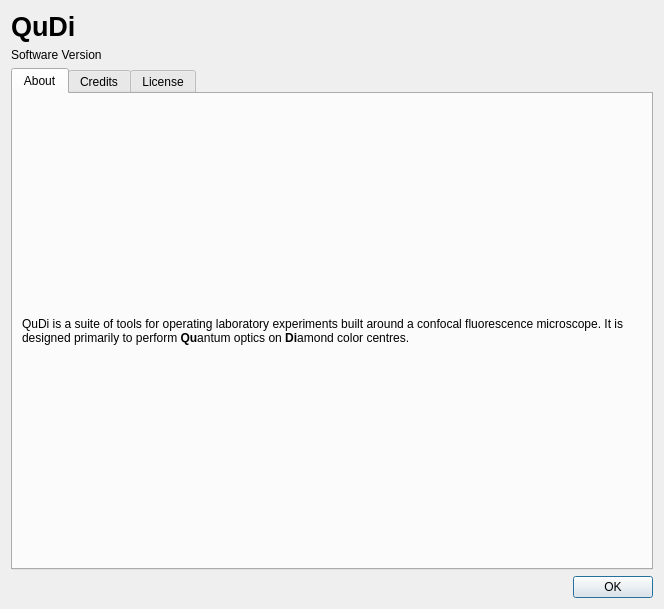
<?xml version="1.0" encoding="UTF-8"?>
<ui version="4.0">
 <class>AboutDialog</class>
 <widget class="QDialog" name="AboutDialog">
  <property name="geometry">
   <rect>
    <x>0</x>
    <y>0</y>
    <width>664</width>
    <height>609</height>
   </rect>
  </property>
  <property name="sizePolicy">
   <sizepolicy hsizetype="MinimumExpanding" vsizetype="Preferred">
    <horstretch>0</horstretch>
    <verstretch>0</verstretch>
   </sizepolicy>
  </property>
  <property name="windowTitle">
   <string>qudi: About QuDi</string>
  </property>
  <layout class="QGridLayout" name="gridLayout">
   <item row="0" column="0">
    <widget class="QLabel" name="label_2">
     <property name="font">
      <font>
       <pointsize>20</pointsize>
       <weight>75</weight>
       <bold>true</bold>
      </font>
     </property>
     <property name="text">
      <string>QuDi</string>
     </property>
    </widget>
   </item>
   <item row="3" column="0">
    <widget class="QDialogButtonBox" name="buttonBox">
     <property name="orientation">
      <enum>Qt::Horizontal</enum>
     </property>
     <property name="standardButtons">
      <set>QDialogButtonBox::Ok</set>
     </property>
    </widget>
   </item>
   <item row="1" column="0">
    <widget class="QLabel" name="label">
     <property name="text">
      <string>Software Version</string>
     </property>
     <property name="openExternalLinks">
      <bool>true</bool>
     </property>
    </widget>
   </item>
   <item row="2" column="0">
    <widget class="QTabWidget" name="tabWidget">
     <property name="currentIndex">
      <number>0</number>
     </property>
     <widget class="QWidget" name="tab">
      <attribute name="title">
       <string>About</string>
      </attribute>
      <layout class="QVBoxLayout" name="verticalLayout">
       <item>
        <widget class="QLabel" name="aboutText">
         <property name="text">
          <string>&lt;html&gt;&lt;head/&gt;&lt;body&gt;&lt;p&gt;QuDi is a suite of tools for operating laboratory experiments built around a confocal fluorescence microscope.  It is designed primarily to perform &lt;span style=&quot; font-weight:600;&quot;&gt;Qu&lt;/span&gt;antum optics on &lt;span style=&quot; font-weight:600;&quot;&gt;Di&lt;/span&gt;amond color centres.&lt;/p&gt;&lt;/body&gt;&lt;/html&gt;</string>
         </property>
         <property name="wordWrap">
          <bool>true</bool>
         </property>
        </widget>
       </item>
      </layout>
     </widget>
     <widget class="QWidget" name="tab_2">
      <attribute name="title">
       <string>Credits</string>
      </attribute>
      <layout class="QVBoxLayout" name="verticalLayout_2">
       <item>
        <widget class="QScrollArea" name="scrollArea">
         <property name="widgetResizable">
          <bool>true</bool>
         </property>
         <widget class="QWidget" name="scrollAreaWidgetContents">
          <property name="geometry">
           <rect>
            <x>0</x>
            <y>0</y>
            <width>608</width>
            <height>456</height>
           </rect>
          </property>
          <layout class="QVBoxLayout" name="verticalLayout_3">
           <item>
            <widget class="QLabel" name="aboutText_2">
             <property name="text">
              <string>&lt;html&gt;&lt;head/&gt;&lt;body&gt;&lt;p&gt;&lt;span style=&quot; text-decoration: underline;&quot;&gt;QuDi is developed by the Institute for Quantum Optics at Ulm University. &lt;br/&gt;&lt;/span&gt;&lt;/p&gt;&lt;p&gt;Kay D. Jahnke&lt;/p&gt;&lt;p&gt;Jan M. Binder&lt;/p&gt;&lt;p&gt;Alex Stark&lt;/p&gt;&lt;p&gt;Lachlan J, Rogers&lt;/p&gt;&lt;p&gt;Nikolas Tomek&lt;/p&gt;&lt;p&gt;Florian S. Frank&lt;/p&gt;&lt;p&gt;Mathias Metsch&lt;/p&gt;&lt;p&gt;Christoph Müller&lt;/p&gt;&lt;p&gt;Simon Schmitt&lt;/p&gt;&lt;p&gt;Thomas Unden&lt;/p&gt;&lt;p&gt;Jochen Scheuer&lt;/p&gt;&lt;p&gt;Ou Wang&lt;/p&gt;&lt;p&gt;...&lt;/p&gt;&lt;p&gt;&lt;span style=&quot; text-decoration: underline;&quot;&gt;External Contributors:&lt;/span&gt;&lt;/p&gt;&lt;p&gt;Tobias Gehring, DTU Copenhagen&lt;/p&gt;&lt;p&gt;...&lt;/p&gt;&lt;/body&gt;&lt;/html&gt;</string>
             </property>
             <property name="wordWrap">
              <bool>true</bool>
             </property>
            </widget>
           </item>
          </layout>
         </widget>
        </widget>
       </item>
      </layout>
     </widget>
     <widget class="QWidget" name="tab_3">
      <attribute name="title">
       <string>License</string>
      </attribute>
      <layout class="QVBoxLayout" name="verticalLayout_5">
       <item>
        <widget class="QScrollArea" name="scrollArea_2">
         <property name="widgetResizable">
          <bool>true</bool>
         </property>
         <widget class="QWidget" name="scrollAreaWidgetContents_2">
          <property name="geometry">
           <rect>
            <x>0</x>
            <y>0</y>
            <width>124</width>
            <height>6116</height>
           </rect>
          </property>
          <layout class="QVBoxLayout" name="verticalLayout_4">
           <item>
            <widget class="QLabel" name="aboutText_3">
             <property name="text">
              <string>&lt;html&gt;
&lt;head/&gt;
&lt;body&gt;
&lt;p&gt;&lt;span style=&quot; font-family:'monospace';&quot;&gt;
QuDi is free software: you can redistribute it and/or modify it under the terms &lt;br/&gt;
of the GNU General Public License as published by the Free Software Foundation,&lt;br/&gt;
either version 3 of the License, or (at your option) any later version.
&lt;/span&gt;&lt;/p&gt;
&lt;p&gt;&lt;span style=&quot; font-family:'monospace';&quot;&gt;
QuDi is distributed in the hope that it will be useful, but WITHOUT ANY WARRANTY;&lt;br/&gt;
without even the implied warranty of MERCHANTABILITY or FITNESS FOR A PARTICULAR PURPOSE.&lt;br/&gt;
See the GNU General Public License for more details.&lt;br/&gt;
&lt;/span&gt;
&lt;/p&gt;&lt;p&gt;&lt;span style=&quot; font-family:'monospace';&quot;&gt;
You should have received a copy of the GNU General Public License along with QuDi.&lt;br/&gt;
If not, see
&lt;/span&gt;
&lt;a href=&quot;http://www.gnu.org/licenses/&quot;&gt;&lt;span style=&quot; text-decoration: underline; color:#00ffff;&quot;&gt;http://www.gnu.org/licenses/&lt;/span&gt;&lt;/a&gt;.&lt;br/&gt;
&lt;/p&gt;
&lt;p&gt;&lt;span style=&quot; text-decoration: underline;&quot;&gt;
QuDi is derived in parts from ACQ4, so here is its license:&lt;/span&gt;&lt;/p&gt;
&lt;p&gt;&lt;span style=&quot; font-family:'monospace';&quot;&gt;
Permission is hereby granted, free of charge, to any person obtaining a copy &lt;br/&gt;
of this software and associated documentation files (the &amp;quot;Software&amp;quot;), to deal &lt;br/&gt;
in the Software without restriction, including without limitation the rights &lt;br/&gt;
to use, copy, modify, merge, publish, distribute, sublicense, and/or sell &lt;br/&gt;
copies of the Software, and to permit persons to whom the Software is &lt;br/&gt;
furnished to do so, subject to the following conditions: &lt;br/&gt;
&lt;br/&gt;
The above copyright notice and this permission notice shall be included in all &lt;br/&gt;
copies or substantial portions of the Software. &lt;br/&gt;
&lt;br/&gt;
THE SOFTWARE IS PROVIDED &amp;quot;AS IS&amp;quot;, WITHOUT WARRANTY OF ANY KIND, EXPRESS OR &lt;br/&gt;
IMPLIED, INCLUDING BUT NOT LIMITED TO THE WARRANTIES OF MERCHANTABILITY, &lt;br/&gt;
FITNESS FOR A PARTICULAR PURPOSE AND NONINFRINGEMENT. IN NO EVENT SHALL THE &lt;br/&gt;
AUTHORS OR COPYRIGHT HOLDERS BE LIABLE FOR ANY CLAIM, DAMAGES OR OTHER &lt;br/&gt;
LIABILITY, WHETHER IN AN ACTION OF CONTRACT, TORT OR OTHERWISE, ARISING FROM, &lt;br/&gt;
OUT OF OR IN CONNECTION WITH THE SOFTWARE OR THE USE OR OTHER DEALINGS IN THE &lt;br/&gt;
SOFTWARE.&lt;br/&gt;
&lt;/span&gt;&lt;/p&gt;
&lt;p&gt;&lt;span style=&quot; font-family:'monospace'; text-decoration: underline;&quot;&gt;
Parts of QuDi are derived from IPython, which is licensed as follows:
&lt;/span&gt;&lt;/p&gt;
&lt;p&gt;&lt;span style=&quot; font-family:'monospace';&quot;&gt;
&lt;br/&gt;
This project is licensed under the terms of the Modified BSD License &lt;br/&gt;
(also known as New or Revised or 3-Clause BSD), as follows: &lt;br/&gt;
&lt;br/&gt;
- Copyright (c) 2015, IPython Development Team &lt;br/&gt;
&lt;br/&gt;
All rights reserved. &lt;br/&gt;
&lt;br/&gt;
Redistribution and use in source and binary forms, with or without &lt;br/&gt;
modification, are permitted provided that the following conditions are met: &lt;br/&gt;
&lt;br/&gt;
Redistributions of source code must retain the above copyright notice, this &lt;br/&gt;
list of conditions and the following disclaimer. &lt;br/&gt;
&lt;br/&gt;
Redistributions in binary form must reproduce the above copyright notice, this &lt;br/&gt;
list of conditions and the following disclaimer in the documentation and/or &lt;br/&gt;
other materials provided with the distribution. &lt;br/&gt;
&lt;br/&gt;
Neither the name of the IPython Development Team nor the names of its &lt;br/&gt;
contributors may be used to endorse or promote products derived from this &lt;br/&gt;
software without specific prior written permission. &lt;br/&gt;
&lt;br/&gt;
THIS SOFTWARE IS PROVIDED BY THE COPYRIGHT HOLDERS AND CONTRIBUTORS &amp;quot;AS IS&amp;quot; AND &lt;br/&gt;
ANY EXPRESS OR IMPLIED WARRANTIES, INCLUDING, BUT NOT LIMITED TO, THE IMPLIED &lt;br/&gt;
WARRANTIES OF MERCHANTABILITY AND FITNESS FOR A PARTICULAR PURPOSE ARE &lt;br/&gt;
DISCLAIMED. IN NO EVENT SHALL THE COPYRIGHT OWNER OR CONTRIBUTORS BE LIABLE &lt;br/&gt;
FOR ANY DIRECT, INDIRECT, INCIDENTAL, SPECIAL, EXEMPLARY, OR CONSEQUENTIAL &lt;br/&gt;
DAMAGES (INCLUDING, BUT NOT LIMITED TO, PROCUREMENT OF SUBSTITUTE GOODS OR &lt;br/&gt;
SERVICES; LOSS OF USE, DATA, OR PROFITS; OR BUSINESS INTERRUPTION) HOWEVER &lt;br/&gt;
CAUSED AND ON ANY THEORY OF LIABILITY, WHETHER IN CONTRACT, STRICT LIABILITY, &lt;br/&gt;
OR TORT (INCLUDING NEGLIGENCE OR OTHERWISE) ARISING IN ANY WAY OUT OF THE USE &lt;br/&gt;
OF THIS SOFTWARE, EVEN IF ADVISED OF THE POSSIBILITY OF SUCH DAMAGE. &lt;br/&gt;
&lt;br/&gt;
About the IPython Development Team &lt;br/&gt;
&lt;br/&gt;
The IPython Development Team is the set of all contributors to the IPython project. &lt;br/&gt;
This includes all of the IPython subprojects. &lt;br/&gt;&lt;br/&gt;The core team that coordinates development on GitHub can be found here: &lt;br/&gt;
&lt;/span&gt;
&lt;a href=&quot;https://github.com/ipython/&quot;&gt;&lt;span style=&quot; text-decoration: underline; color:#2980b9;&quot;&gt;https://github.com/ipython/&lt;/span&gt;&lt;/a&gt;
&lt;span style=&quot; font-family:'monospace';&quot;&gt;.&lt;br/&gt;&lt;br/&gt;&lt;/span&gt;
&lt;span style=&quot; font-family:'monospace'; text-decoration: underline;&quot;&gt;
Parts of QuDi are derived from SciPy, which is licensed as follows:
&lt;/span&gt;&lt;/p&gt;
&lt;p&gt;&lt;span style=&quot; font-family:'monospace';&quot;&gt;
Copyright (c) 2001, 2002 Enthought, Inc. &lt;br/&gt;
All rights reserved. &lt;br/&gt;
&lt;br/&gt;
Copyright (c) 2003-2016 SciPy Developers. &lt;br/&gt;
All rights reserved. &lt;br/&gt;
&lt;br/&gt;
Redistribution and use in source and binary forms, with or without &lt;br/&gt;
modification, are permitted provided that the following conditions are met: &lt;br/&gt;
&lt;br/&gt;
a. Redistributions of source code must retain the above copyright notice, &lt;br/&gt;
this list of conditions and the following disclaimer. &lt;br/&gt;
b. Redistributions in binary form must reproduce the above copyright &lt;br/&gt;
notice, this list of conditions and the following disclaimer in the &lt;br/&gt;
documentation and/or other materials provided with the distribution. &lt;br/&gt;
c. Neither the name of Enthought nor the names of the SciPy Developers &lt;br/&gt;
may be used to endorse or promote products derived from this software &lt;br/&gt;
without specific prior written permission. &lt;br/&gt;
&lt;br/&gt;
&lt;br/&gt;
THIS SOFTWARE IS PROVIDED BY THE COPYRIGHT HOLDERS AND CONTRIBUTORS &amp;quot;AS IS&amp;quot; &lt;br/&gt;
AND ANY EXPRESS OR IMPLIED WARRANTIES, INCLUDING, BUT NOT LIMITED TO, THE &lt;br/&gt;
IMPLIED WARRANTIES OF MERCHANTABILITY AND FITNESS FOR A PARTICULAR PURPOSE &lt;br/&gt;
ARE DISCLAIMED. IN NO EVENT SHALL THE COPYRIGHT HOLDERS OR CONTRIBUTORS &lt;br/&gt;
BE LIABLE FOR ANY DIRECT, INDIRECT, INCIDENTAL, SPECIAL, EXEMPLARY, &lt;br/&gt;
OR CONSEQUENTIAL DAMAGES (INCLUDING, BUT NOT LIMITED TO, PROCUREMENT OF &lt;br/&gt;
SUBSTITUTE GOODS OR SERVICES; LOSS OF USE, DATA, OR PROFITS; OR BUSINESS &lt;br/&gt;
INTERRUPTION) HOWEVER CAUSED AND ON ANY THEORY OF LIABILITY, WHETHER IN &lt;br/&gt;
CONTRACT, STRICT LIABILITY, OR TORT (INCLUDING NEGLIGENCE OR OTHERWISE) &lt;br/&gt;
ARISING IN ANY WAY OUT OF THE USE OF THIS SOFTWARE, EVEN IF ADVISED OF &lt;br/&gt;
THE POSSIBILITY OF SUCH DAMAGE.&lt;br/&gt;
&lt;br/&gt;
&lt;/span&gt;&lt;/p&gt;
&lt;/body&gt;
&lt;/html&gt;</string>
             </property>
             <property name="wordWrap">
              <bool>true</bool>
             </property>
             <property name="openExternalLinks">
              <bool>true</bool>
             </property>
            </widget>
           </item>
          </layout>
         </widget>
        </widget>
       </item>
      </layout>
     </widget>
    </widget>
   </item>
  </layout>
 </widget>
 <resources/>
 <connections>
  <connection>
   <sender>buttonBox</sender>
   <signal>accepted()</signal>
   <receiver>AboutDialog</receiver>
   <slot>accept()</slot>
   <hints>
    <hint type="sourcelabel">
     <x>248</x>
     <y>254</y>
    </hint>
    <hint type="destinationlabel">
     <x>157</x>
     <y>274</y>
    </hint>
   </hints>
  </connection>
  <connection>
   <sender>buttonBox</sender>
   <signal>rejected()</signal>
   <receiver>AboutDialog</receiver>
   <slot>reject()</slot>
   <hints>
    <hint type="sourcelabel">
     <x>316</x>
     <y>260</y>
    </hint>
    <hint type="destinationlabel">
     <x>286</x>
     <y>274</y>
    </hint>
   </hints>
  </connection>
 </connections>
</ui>
